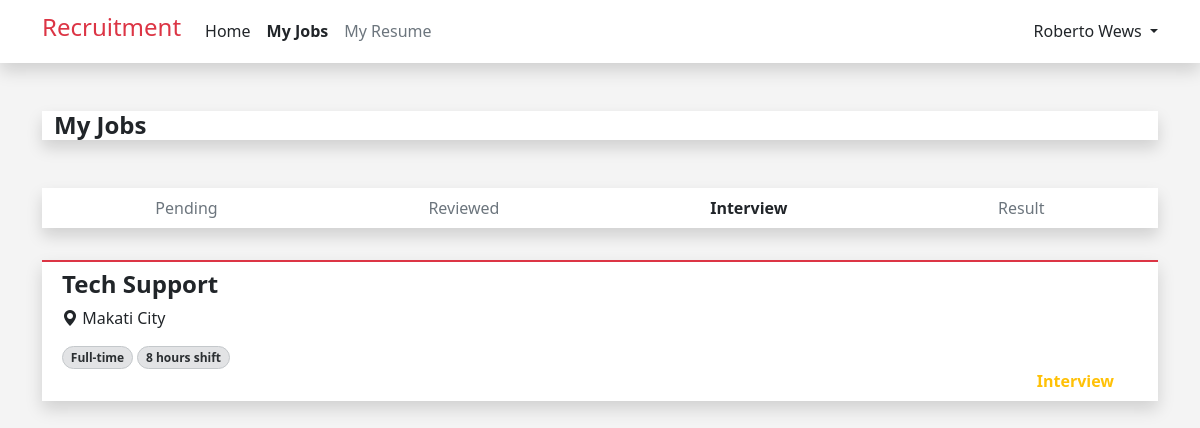
Before: /my_jobs.php?status=Interview (signed in) with the older database file.
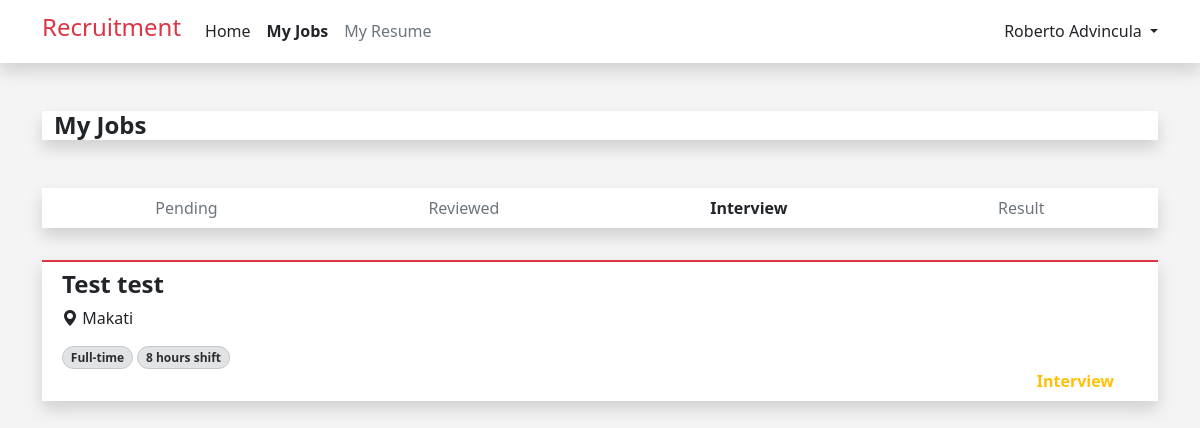
After: the same page with the newer database file.
### tables this page shows
CREATE TABLE `job_applicants` (
  `id` int(12) NOT NULL,
  `user_id` int(12) NOT NULL,
  `job_id` int(12) NOT NULL,
  `application_status` varchar(255) NOT NULL,
  `interview_date` datetime DEFAULT NULL
);

CREATE TABLE `jobs` (
  `id` int(12) NOT NULL,
  `job_name` varchar(255) NOT NULL,
  `salary` int(12) NOT NULL,
  `job_type` varchar(255) NOT NULL,
  `shift_and_schedule` varchar(255) NOT NULL,
  `location` varchar(255) NOT NULL,
  `job_description` text NOT NULL,
  `benefits` text NOT NULL,
  `priority` varchar(255) NOT NULL,
  `department` varchar(255) NOT NULL,
  `created_at` timestamp NOT NULL DEFAULT current_timestamp() ON UPDATE current_timestamp()
);

### my_jobs.php (the view, shortened to what this page needs)
<?php
include ("dbconn.php");
include ("header.php");
if (isset ($_GET['status'])) {
    $status = $_GET['status'];
    $userId = $_SESSION['user_id'];
    if ($status === 'Result') {
        $query =
            "SELECT jobs.job_name, jobs.job_type, jobs.shift_and_schedule, jobs.location, job_applicants.application_status
            FROM jobs
            INNER JOIN job_applicants ON jobs.id = job_applicants.job_id
            WHERE job_applicants.user_id = ? AND (job_applicants.application_status = ? OR job_applicants.application_status = ?)
            ORDER BY
                CASE WHEN job_applicants.application_status = 'Selected' THEN 0 ELSE 1 END";
        $stmt = $conn->prepare($query);
        $status1 = 'Selected';
        $status2 = 'Not Selected';
        $stmt->bind_param("iss", $userId, $status1, $status2);
        $stmt->execute();
    } else {
        $query =
            "SELECT jobs.job_name, jobs.job_type, jobs.shift_and_schedule, jobs.location, job_applicants.application_status
            FROM jobs
            INNER JOIN job_applicants ON jobs.id = job_applicants.job_id
            WHERE job_applicants.user_id = ? AND job_applicants.application_status = ?";
        $stmt = $conn->prepare($query);
        $stmt->bind_param("is", $userId, $status);
        $stmt->execute();
    }
    $result = $stmt->get_result();
    function getStatusClass($status)
    {
        switch ($status) {
            case 'Interview':
                return 'text-warning';
        }
    }
}
?>
<!DOCTYPE html>
<html lang="en">
<head>
</head>
<body style="background-color: #F4F4F4; ">
    <div class="container">
        <div class="container-fluid bg-white shadow mb-5 mt-5 ">
            <h4 class=" mt-1 mb-1 fw-bold">My Jobs</h4>
        </div>
        <div class="d-flex flex-row mb-2 overflow-x-auto w-100 bg-white px-2 shadow" style="overflow: hidden;">
            <div class="nav-item mx-2 text-dark px-3  py-2 mx-auto ">
                <a href="my_jobs.php?status=Pending"
                    class="nav-link <?php echo ($_SERVER['REQUEST_URI'] == '/recruitment/my_jobs.php?status=Pending' || $_SERVER['REQUEST_URI'] == '/recruitment/my_jobs.php?status=Pending/') ? 'text-dark fw-bold' : 'text-secondary'; ?>">
                    Pending
                </a>
            </div>
            <div class="nav-item mx-2 text-dark px-3  py-2 mx-auto">
                <a href="my_jobs.php?status=Reviewed"
                    class="nav-link <?php echo ($_SERVER['REQUEST_URI'] == '/recruitment/my_jobs.php?status=Reviewed' || $_SERVER['REQUEST_URI'] == '/recruitment/my_jobs.php?status=Reviewed/') ? 'text-dark fw-bold' : 'text-secondary'; ?>">
                    Reviewed
                </a>
            </div>
            <div class="nav-item mx-2 text-dark px-3  py-2 mx-auto">
                <a href="my_jobs.php?status=Interview"
                    class="nav-link <?php echo ($_SERVER['REQUEST_URI'] == '/recruitment/my_jobs.php?status=Interview' || $_SERVER['REQUEST_URI'] == '/recruitment/my_jobs.php?status=Interview/') ? 'text-dark fw-bold' : 'text-secondary'; ?>">
                    Interview
                </a>
            </div>
            <div class="nav-item mx-2 text-dark px-3  py-2 mx-auto">
                <a href="my_jobs.php?status=Result"
                    class="nav-link <?php echo ($_SERVER['REQUEST_URI'] == '/recruitment/my_jobs.php?status=Result' || $_SERVER['REQUEST_URI'] == '/recruitment/my_jobs.php?status=Result/') ? 'text-dark fw-bold' : 'text-secondary'; ?>">
                    Result
                </a>
            </div>
        </div>
        <?php
        while ($row = mysqli_fetch_assoc($result)) {
            ?>
            <div class="row">
                <div class="col-sm-12 col-md-12 ">
                    <div class="container-fluid bg-white shadow mb-3 mt-4 border-2 border-top border-danger">
                        <div class="row p-2">
                            <h4 class="fw-bold">
                                <?php echo $row['job_name'] ?>
                            </h4>
                            <div class="row">
                                <div class="col">
                                    <i class="bi bi-geo-alt-fill"></i><span>
                                        <?php echo $row['location']; ?>
                                    </span>
                                </div>
                            </div>
                            <div class="row">
                                <div class="col">
                                    <span
                                        class="badge bg-secondary-subtle border border-secondary-subtle text-secondary-emphasis rounded-pill mt-3">
                                        <?php echo $row['job_type']; ?>
                                    </span>
                                    <span
                                        class="badge bg-secondary-subtle border border-secondary-subtle text-secondary-emphasis rounded-pill mt-3">
                                        <?php echo $row['shift_and_schedule']; ?>
                                    </span>
                                </div>
                            </div>
                            <div class="row">
                                <div class="col d-flex justify-content-end">
                                    <div
                                        class="fw-bold rounded-1 <?php echo getStatusClass($row['application_status']); ?>">
                                        <?php echo $row['application_status']; ?>
                                    </div>
                                </div>
                            </div>
                        </div>
                    </div>
                </div>
            </div>
            <?php
        }
        ?>
    </div>
</body>
</html>

### header.php (shortened to what this page needs)
<html lang="en">
<head>
    <link href="https://cdn.jsdelivr.net/npm/bootstrap@5.3.3/dist/css/bootstrap.min.css" rel="stylesheet"
>
    <link href="https://cdn.jsdelivr.net/npm/bootstrap-icons@1.7.0/font/bootstrap-icons.css" rel="stylesheet">
    <link href="https://cdn.jsdelivr.net/npm/summernote@0.8.18/dist/summernote.min.css" rel="stylesheet">
    <link href="https://cdn.jsdelivr.net/npm/summernote@0.8.18/dist/summernote-lite.min.css" rel="stylesheet">
    <link rel="stylesheet" href="style.css">
</head>
<body>
    <nav class="navbar navbar-expand-lg shadow bg-white">
        <div class="container">
            <a href="/recruitment" class="navbar-brand text-danger">
                <h4>Recruitment</h4>
            </a>
            <div class="collapse navbar-collapse justify-content-lg-start" id="navbarNav">
                <ul class="navbar-nav me-lg-auto mb-2 justify-content-center mb-md-0">
                    <li class="nav-item">
                        <a href="/recruitment"
                            class="nav-link link-dark <?php echo ($_SERVER['REQUEST_URI'] == '/recruitment' || $_SERVER['REQUEST_URI'] == '/recruitment/' || $_SERVER['REQUEST_URI'] == '/recruitment/index.php') ? 'text-dark fw-bold' : 'text-dark'; ?>">
                            Home
                        </a>
                    </li>
                    <?php
                    if (isset ($_SESSION['user_id'])) {
                        echo '
                        <li class="nav-item">
                            <a href="/recruitment/my_jobs.php?status=Pending" class="nav-link link-dark  '
                            . ($_SERVER['REQUEST_URI'] == '/recruitment/my_jobs.php?status=Pending' || $_SERVER['REQUEST_URI'] == '/recruitment/my_jobs.php?status=Pending/' ||
                                $_SERVER['REQUEST_URI'] == '/recruitment/my_jobs.php?status=Reviewed' || $_SERVER['REQUEST_URI'] == '/recruitment/my_jobs.php?status=Reviewed/' ||
                                $_SERVER['REQUEST_URI'] == '/recruitment/my_jobs.php?status=Interview' || $_SERVER['REQUEST_URI'] == '/recruitment/my_jobs.php?status=Interview/' ||
                                $_SERVER['REQUEST_URI'] == '/recruitment/my_jobs.php?status=Result' || $_SERVER['REQUEST_URI'] == '/recruitment/my_jobs.php?status=Result/' ? 'text-dark fw-bold' : 'text-secondary') . '">
                                My Jobs
                            </a>
                        </li>
                        <li class="nav-item">
                            <a href="/recruitment/my_resume.php" class="nav-link link-dark ' . ($_SERVER['REQUEST_URI'] == '/recruitment/my_resume.php' || $_SERVER['REQUEST_URI'] == '/recruitment/my_resume.php/' ? 'text-dark fw-bold' : 'text-secondary') . '">
                                My Resume
                            </a>
                        </li>
                        ';
                    }
                    ?>
                </ul>
                <div class="navbar-text text-end">
                    <?php
                    if (isset ($_SESSION["user_id"])) {
                        $user = $_SESSION["user_name"];
                        echo '
                            <div class="row">
                                <div class="col-sm-1 dropdown d-flex justify-content-start">
                                    <a href="#" class="d-block link-danger text-decoration-none dropdown-toggle text-dark" id="dropdownUser2"
                                        data-bs-toggle="dropdown" aria-expanded="false">
                                        ' . $user . '
                                    </a>
                                    <ul class="dropdown-menu text-small shadow" aria-labelledby="dropdownUser2">
                                        <li><a class="dropdown-item" href="/recruitment/profile.php"><i class="bi bi-person-circle"></i> Profile</a></li>
                                        <li>
                                            <hr class="dropdown-divider">
                                        </li>
                                        <li><a class="dropdown-item" href="/recruitment/logout.php"><i class="bi bi-box-arrow-right"></i> Sign out</i></a></li>
                                    </ul>
                                </div>
                            </div>
                        ';
                    } else {
                        echo '
                            <a href="login.php" class="btn btn-outline-danger me-2" style="border-radius: 0;">Login</a>
                            <a href="register.php" class="btn btn-danger" style="border-radius: 0;">Sign-up</a>
                        ';
                    }
                    ?>
                </div>
            </div>
        </div>
    </nav>
</body>
</html>

Changed rows visible on the page:
no longer on this page (row edited): job_applicants: job.job_name "Tech Support", job.location "Makati City", job.job_type "Full-time", job.shift_and_schedule "8 hours shift", application_status "Interview"
added job_applicants: job.job_name "Test test", job.location "Makati", job.job_type "Full-time", job.shift_and_schedule "8 hours shift", application_status "Interview"
Other visible differences:
$user: "Roberto Wews" → "Roberto Advincula"
